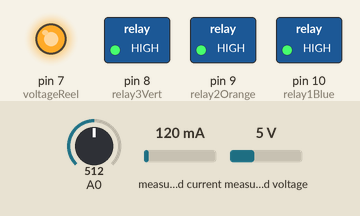
A sketch run on a simulated Arduino Uno, built with avr-gcc and run on an emulated ATmega328P. Shown: switched loads named in the sketch (green lamp = pin HIGH), output pins drawn as LEDs (lit = HIGH). The inputs (shaded band) are chosen by the test bench; at power-on: A0 = 512, measured current 120 mA, measured voltage 5 V. What the sketch prints to the serial monitor is not drawn.

Above: at 0.3 s.
Timing chart, 0 to 1.8 s (numbered marks = the images above):
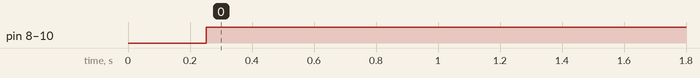

Measured:
- by itself, pin 8 (relay3Vert), pin 9 (relay2Orange), pin 10 (relay1Blue): LOW → HIGH at 0.25 s

The sketch:

app.ino
```cpp
#include <Wire.h>

#include "EmonLib.h"

//#define VOLT_CAL 592
#define VOLT_CAL 500

EnergyMonitor emon1;
int relay1Blue = 10;
int relay2Orange = 9;
int relay3Vert = 8;
int voltageReel = 7;
String text;
int val1;
int val2;

void setup() {
  Serial.begin(9600);
  pinMode(relay1Blue, OUTPUT);
  pinMode(relay2Orange, OUTPUT);
  pinMode(relay3Vert, OUTPUT);
  pinMode(voltageReel, OUTPUT);
  digitalWrite(relay1Blue, LOW);
  digitalWrite(relay2Orange, LOW);
  digitalWrite(relay3Vert, LOW);
  digitalWrite(voltageReel, !LOW);
  emon1.voltage(1, VOLT_CAL, 1.7);  // Voltage: input pin, calibration, phase_shift
}

void loop() {
  emon1.calcVI(25, 500);  // Calculate all. No.of half wavelengths (crossings), time-out

  val1 = analogRead(A0);
  float temps;
  temps= val1/4.092;
  val1 = (int)temps;
  val2 = ((val1 % 100)/10);
  //Serial.println(val2);

  float supplyVoltage = emon1.Vrms;
  if (supplyVoltage >= 100) {
  digitalWrite(relay1Blue, !LOW);
  digitalWrite(relay2Orange,! LOW);
  digitalWrite(relay3Vert, !LOW);
  } else {
  digitalWrite(relay1Blue, LOW);
  digitalWrite(relay2Orange, LOW);
  digitalWrite(relay3Vert, LOW);
  }

  Serial.println(supplyVoltage);
}
```
